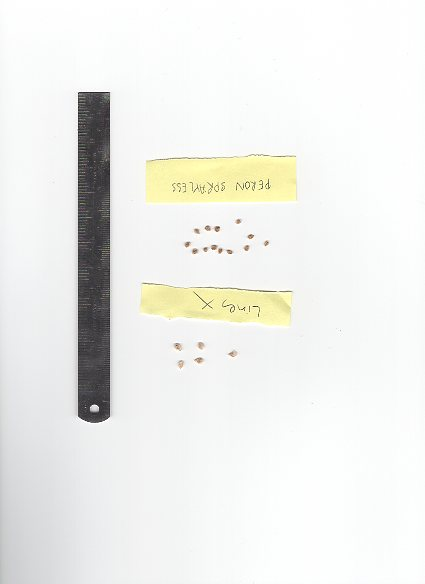
#> input picture Images/img003.jpg, 425 x 584 px
$ python -i detect_ruler.py   (imports and definitions only)
#> lines starting #> are read from the running program, lines starting #| are printed output that depends on the picture; after the words box and inside, x2 and y2 are one past the last pixel; in counts of white or black regions, pixels touching at a corner belong together
#> further down, picture is the input picture: shape (584, 425, 3); mean B, G, R 235.3, 238.8, 238
from __future__ import annotations

import cv2
import numpy as np


# [22 lines left out: function detect_ruler_presence, not called in this run]


def extract_ruler_calibration(image_bgr: np.ndarray, has_ruler: bool = True) -> float | None:
#> called with has_ruler = True
    if not has_ruler:
        return None

    gray = cv2.cvtColor(image_bgr, cv2.COLOR_BGR2GRAY)
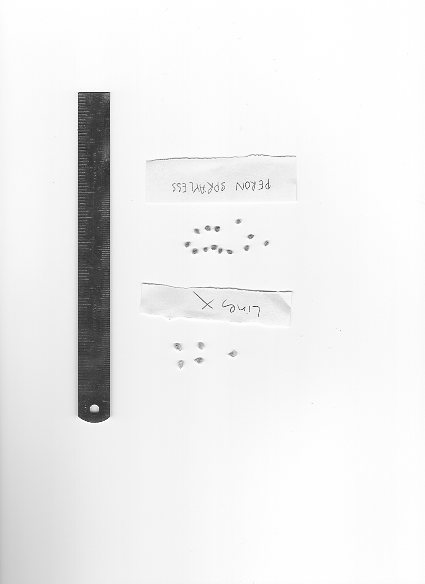
#> gray: shape (584, 425); min 21, max 255, mean 238
    gray = cv2.GaussianBlur(gray, (3, 3), 0)

    # Emphasize ruler tick marks (dark on light background typical)
    thr = cv2.adaptiveThreshold(
        gray,
        255,
        cv2.ADAPTIVE_THRESH_MEAN_C,
        cv2.THRESH_BINARY_INV,
        31,
        5,
    )
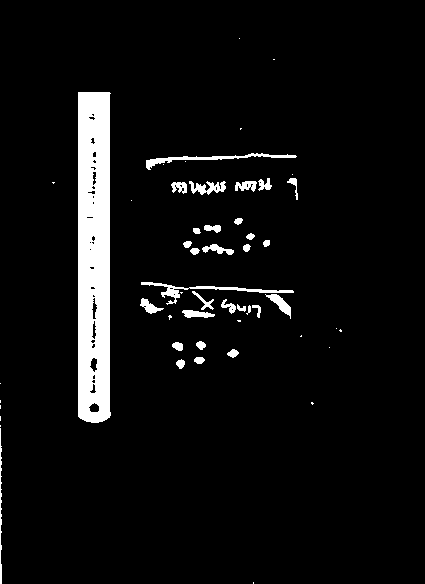
#> thr: shape (584, 425); 5.7% white; 53 white regions (22 under 20 px), largest, box (x1, y1, x2, y2) and area: (78, 92, 111, 423) 10113, (141, 282, 294, 305) 581, (146, 153, 297, 170) 540

    # Extract thin vertical tick-like structures
    kernel = cv2.getStructuringElement(cv2.MORPH_RECT, (1, 9))
    ticks = cv2.morphologyEx(thr, cv2.MORPH_OPEN, kernel, iterations=1)
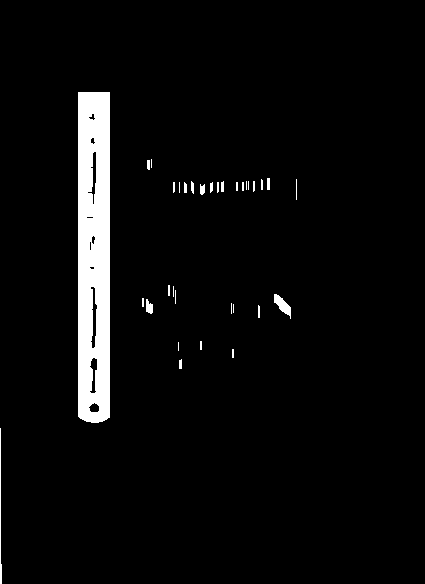
#> ticks: shape (584, 425); 4.4% white; 33 white regions (14 under 20 px)

    contours, _ = cv2.findContours(ticks, cv2.RETR_EXTERNAL, cv2.CHAIN_APPROX_SIMPLE)
#> contours = 33 contours, 28 with area under 20; largest, box (x1, y1, x2, y2) and area: (78, 92, 110, 423) 10174, (274, 294, 291, 319) 163, (146, 299, 153, 314) 58, (200, 184, 205, 195) 32, (267, 178, 270, 190) 22
    centers = []
    for c in contours:
        x, y, w, h = cv2.boundingRect(c)
        if h < 6 or w > 6:
            continue
        centers.append((x + w / 2.0, y + h / 2.0))
#> this loop made 33 passes
#> (c, x, y, w, h) on passes 3, 4, 5, 6, 7, 8, 10, 12, 13, 14: ([[232, 349], [232, 357], [233, 357], [233, 349]], 232, 349, 2, 9), ([[178, 342], [178, 350]], 178, 342, 1, 9), ([[200, 341], [200, 349], [201, 349], [201, 341]], 200, 341, 2, 9), ([[258, 305], [258, 317], [259, 317], [259, 306]], 258, 305, 2, 13), ([[233, 304], [233, 312]], 233, 304, 1, 9), ([[231, 303], [231, 313]], 231, 303, 1, 11), ([[142, 298], [142, 306], [143, 306], [143, 298]], 142, 298, 2, 9), ([[175, 290], [175, 303]], 175, 290, 1, 14), ([[173, 286], [173, 296]], 173, 286, 1, 11), ([[168, 285], [168, 295], [169, 295], [169, 285]], 168, 285, 2, 11)
#> (x, y, w, h) on passes 1, 2, 9, 11, 15, 19: (0, 428, 2, 156), (179, 359, 3, 10), (146, 299, 7, 15), (274, 294, 17, 25), (200, 184, 5, 11), (210, 182, 3, 11)
#> after the loop, centers = 30 pairs, first value 1 to 296.5, second value 163.5 to 506

    if len(centers) < 5:
        return None

    xs = np.array([c[0] for c in centers])
#> xs = 30 values, max 296.5 at index 25, min 1 at index 0, mean 204
    ys = np.array([c[1] for c in centers])
#> ys = 30 values, max 506 at index 0, min 163.5 at index 29, mean 244.8

    # Determine ruler orientation based on spread
    if np.std(xs) > np.std(ys):
        axis_vals = xs
    else:
        axis_vals = ys
#> axis_vals has the same summary as ys

    axis_vals = np.sort(axis_vals)
#> axis_vals = 30 values from 163.5 to 506
    diffs = np.diff(axis_vals)
#> diffs = 29 values, max 142 at index 28, min 0 at index 4, mean 11.81
    diffs = diffs[(diffs > 2) & (diffs < np.percentile(diffs, 90))]
#> diffs = [19, 5.5, 5.5, 6, 3, 7, 10.5]
    if diffs.size < 3:
        return None

    px_per_cm = float(np.median(diffs))
#> px_per_cm = 6
    if px_per_cm <= 0:
        return None
    return 10.0 / px_per_cm


# [27 lines left out: function calibrate_from_reference_object, not called in this run]

>>> import cv2
>>> picture = cv2.imread('../Images/img003.jpg')
>>> result = extract_ruler_calibration(picture)
#> result = 1.67
